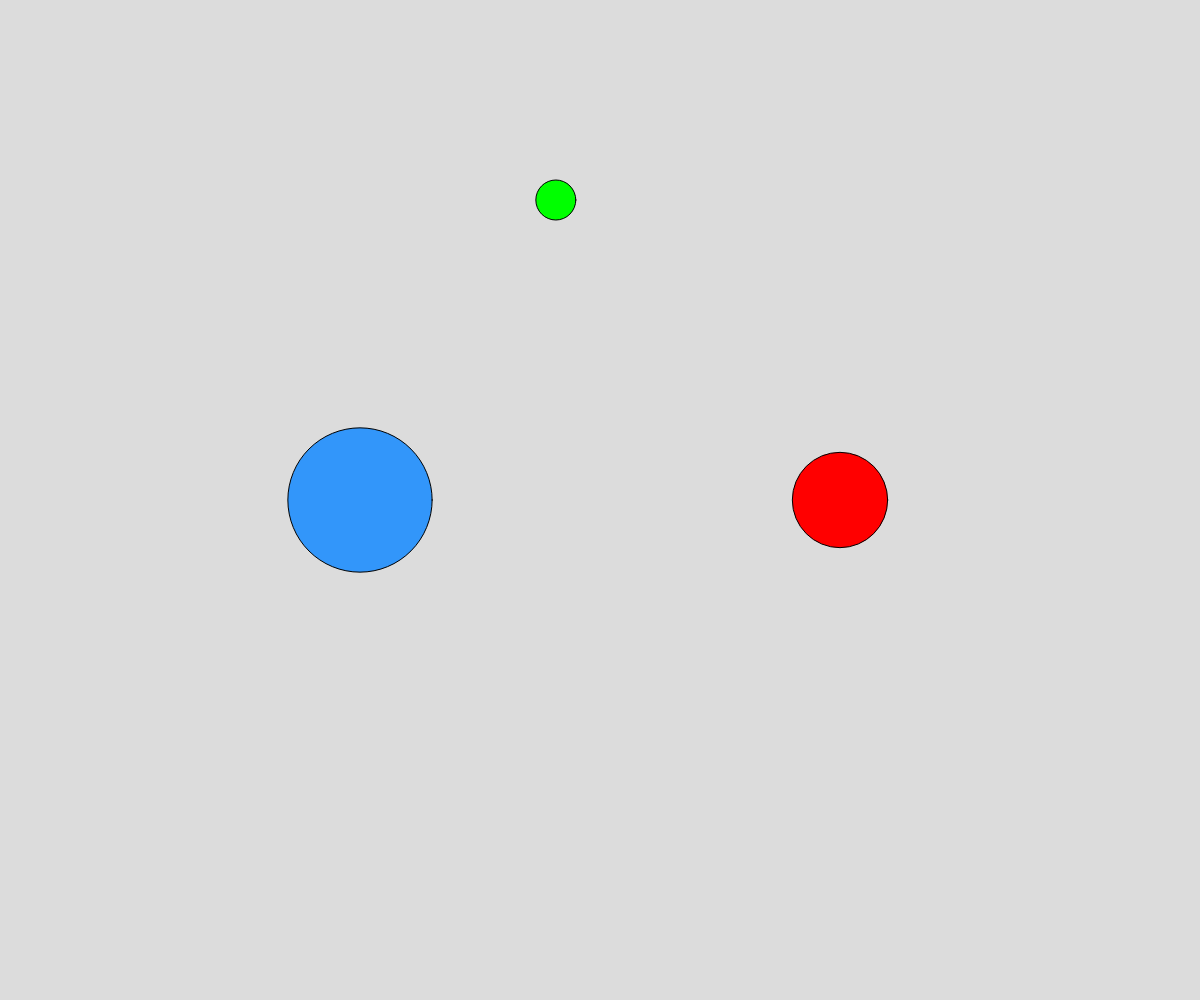
Frame 1 (no input)
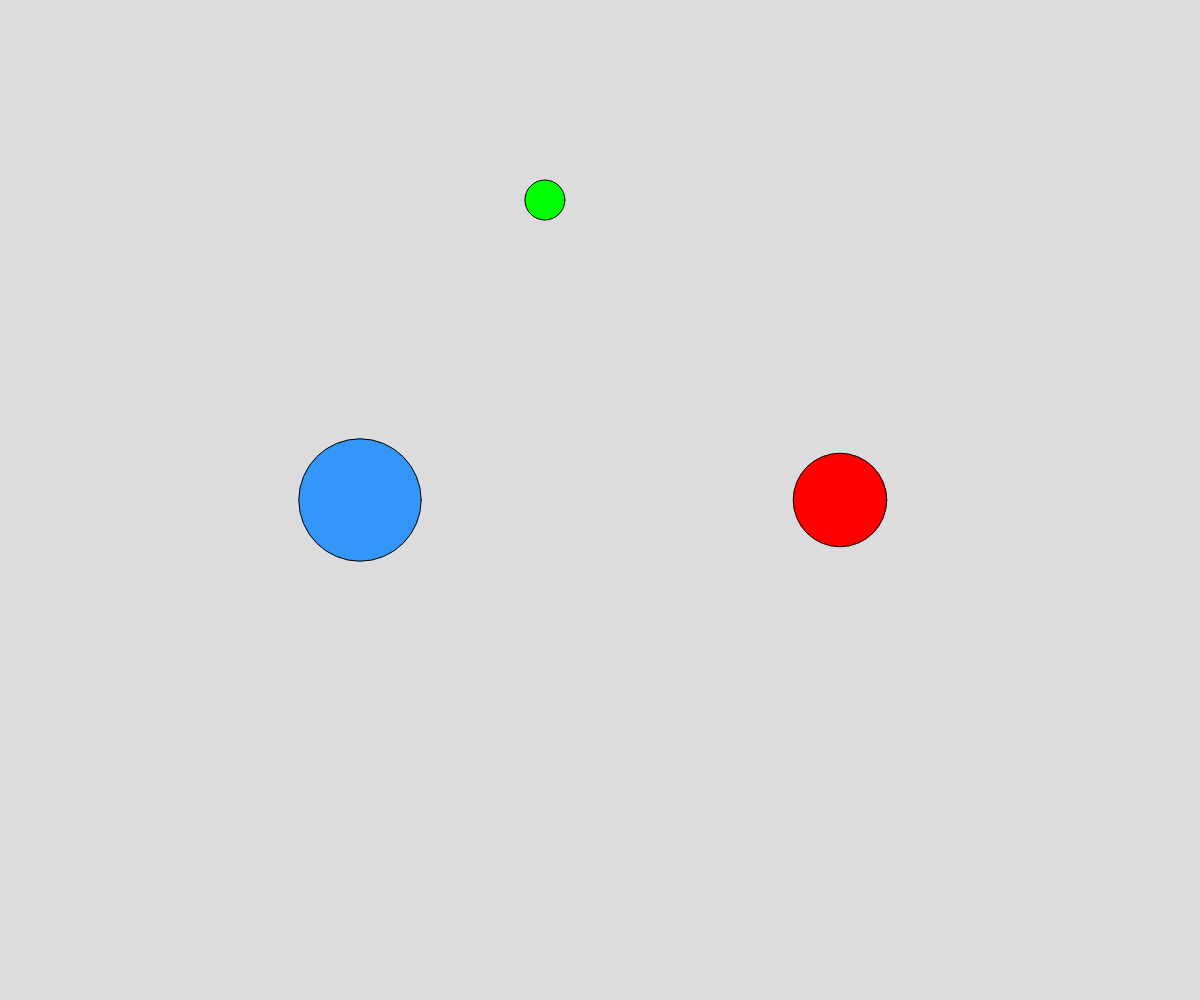
Frame 60 (no input)
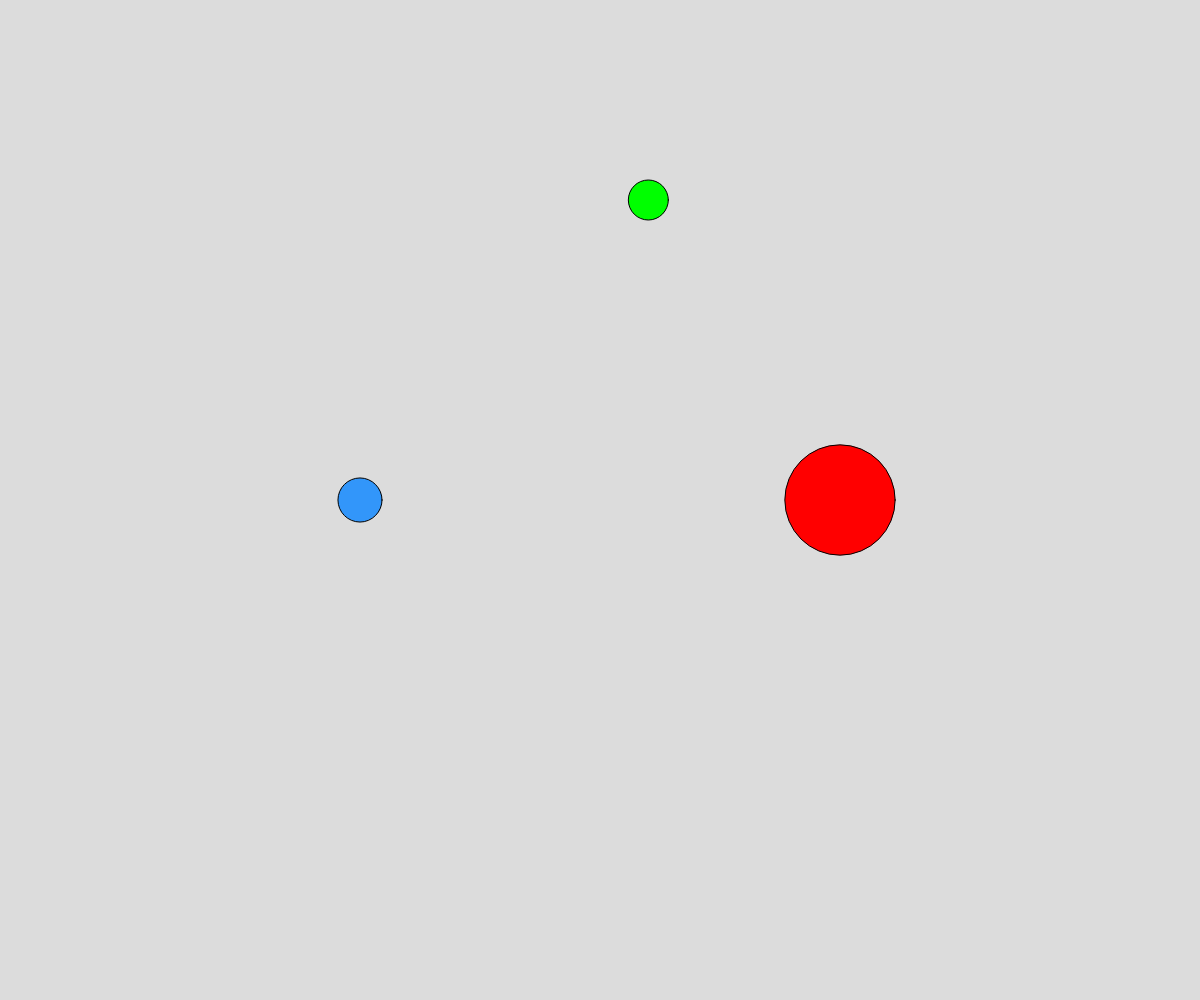
Frame 120 (the mouse pressed at the canvas centre since frame 60)

The p5.js sketch that drew these frames (run headless with seeded random() and noise() and a simulated clock; from frame 60 on, the mouse is pressed at the canvas centre):

// p5.js sketch
// ── sketch.js
// Project Title
// Your Name
// Date

// Global Var/Def
let x1;
let y1; // declare first

let x2;
let y2;
// for noise()
// noiseTime = current coordinate on noise graph
// noiseSpeed = rate at which we move down the graph
let x3 = 400;
let y3 = 200;

let noiseTime = 10;
let noiseSpeed = 0.01;

let evilnoiseTime = 10;
let evilnoiseSpeed = 0.01;


let minSize = 5; let maxSize = 200;
async function setup() {
  createCanvas(windowWidth, windowHeight);
  x1 = width * 0.3;
  y1 = height/2; // initialize second
  x2 = width * 0.7;
  y2 = height/2;
  frameRate(60);
}

function draw() {
  background(220);
  randomCircle();
  noiseCircle();
  moveCircle();
}

function noiseCircle(){
  // another circle, this time the diameter
  // is generated using noise(), smoothly
  fill(255,0,0);
  let d = noise(noiseTime); // yield value 0-1
  d = map(d, 0, 1, 5, 200);
  noiseTime += noiseSpeed;
  circle(x2, y2, d);
}

function moveCircle(){
  fill(0,255,0);
  let x3 = noise(evilnoiseTime);
  x3 = map(x3, 0, 1, 0, width);
  evilnoiseTime += evilnoiseSpeed;
  circle(x3, y3, 40);
}


function randomCircle(){
  // draw a fixed position circle with
  // randomly changing diameter
  fill(50,150,250);
  let d = random(minSize, maxSize);
  circle(x1, y1, d);
}
